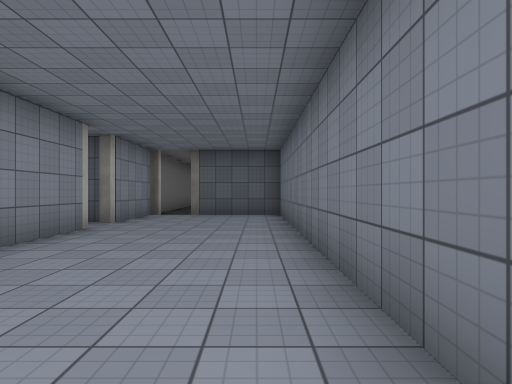
view 1 (above)

21 first-person views from a walk through a scene from a Unity 3-D project. The camera is 1.4 m above the floor, looks level and sees 75° across. Doors are open. The floor is counted in squares, 2 m on a side. Each view is taken from the middle of a square. On the plan, view 1 faces up. The plan holds only what a view shows up to about 10 squares ahead; the rest is blank. The place goes on beyond the plan. The player is left out. Some surface patterns are stand-ins.

view 2
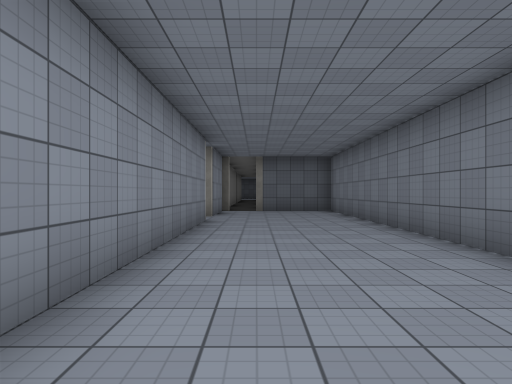

view 3
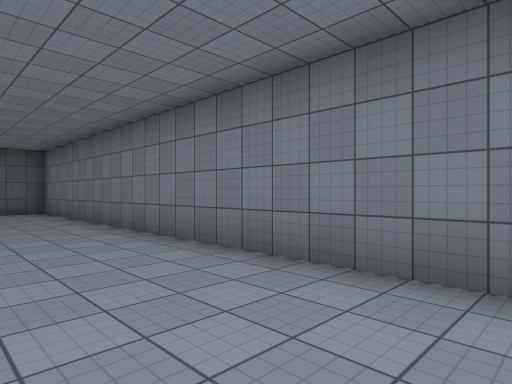

view 4
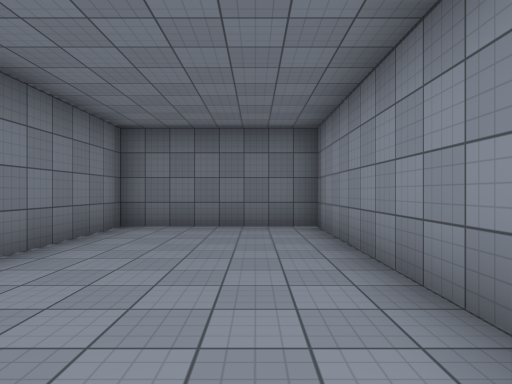

view 5
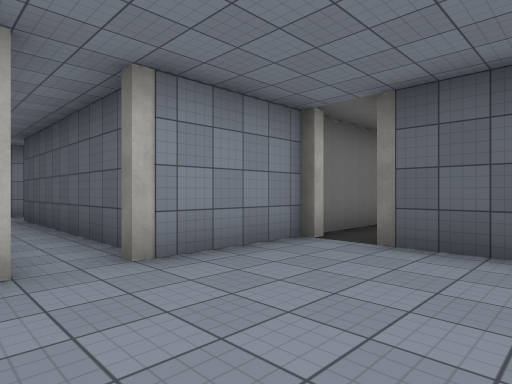

view 6
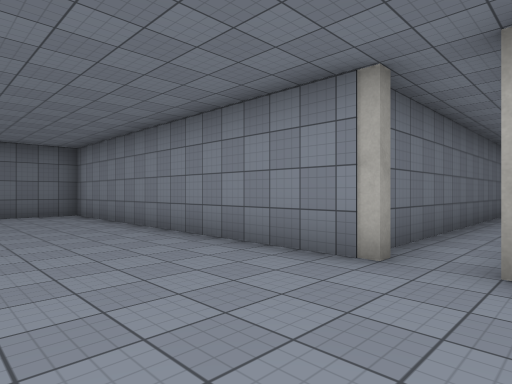

view 7
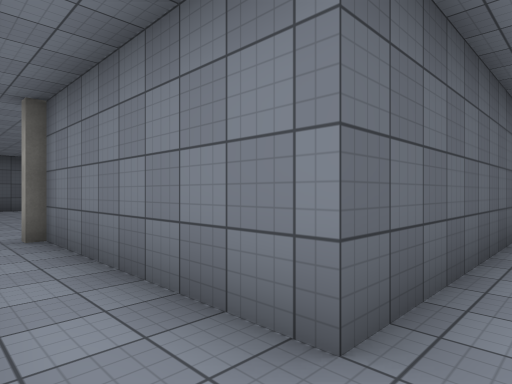

view 8
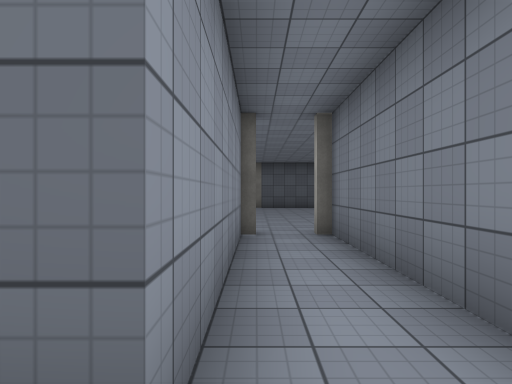

view 9
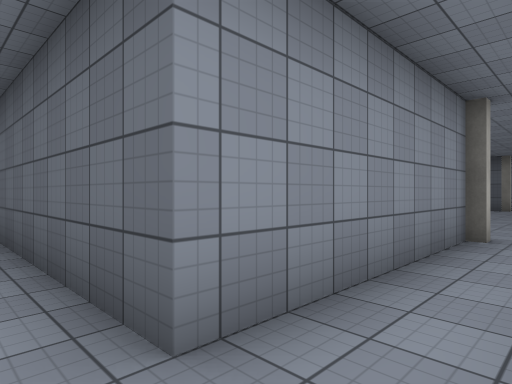

view 10
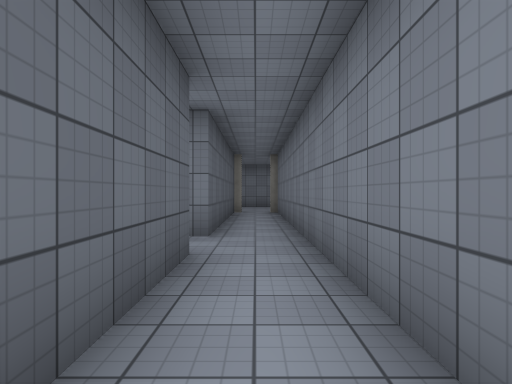

view 11
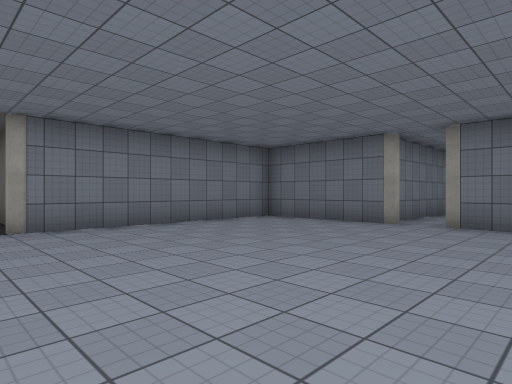

view 12
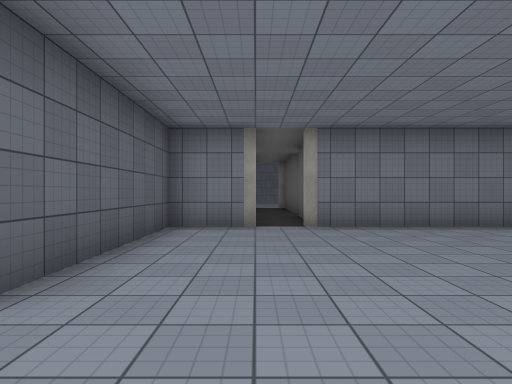

view 13
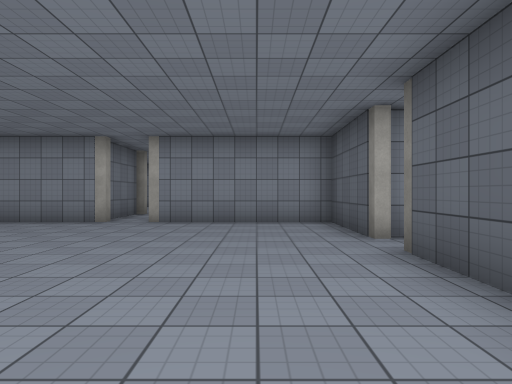

view 14
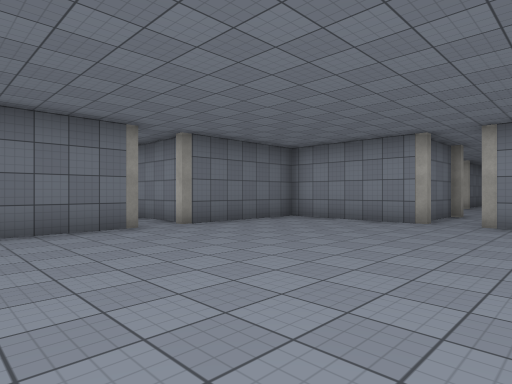

view 15
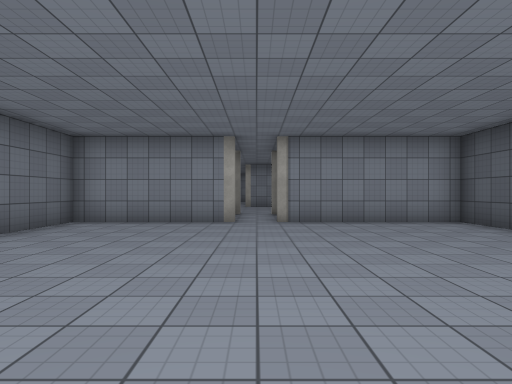

view 16
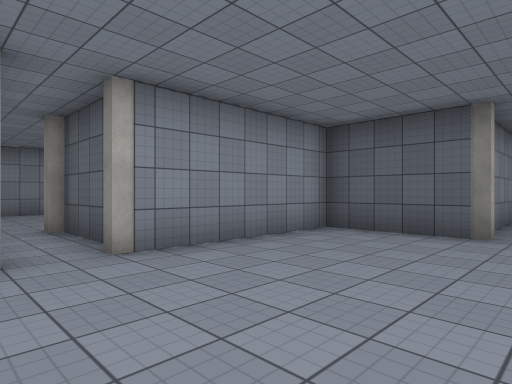

view 17
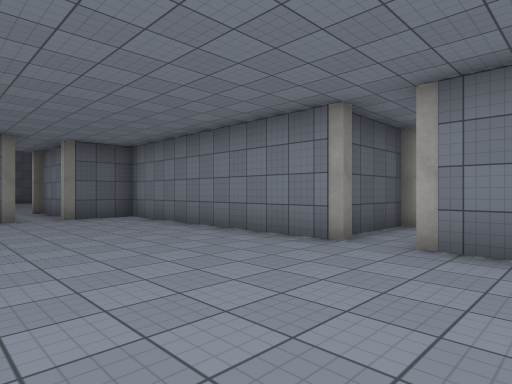

view 18
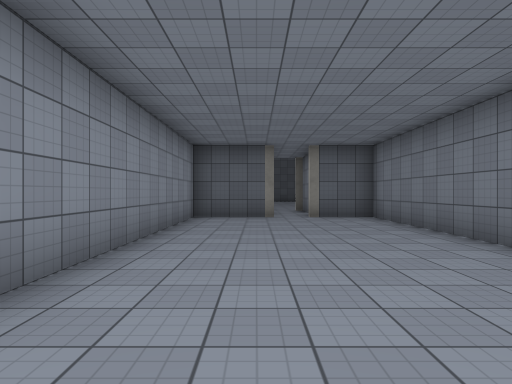

view 19
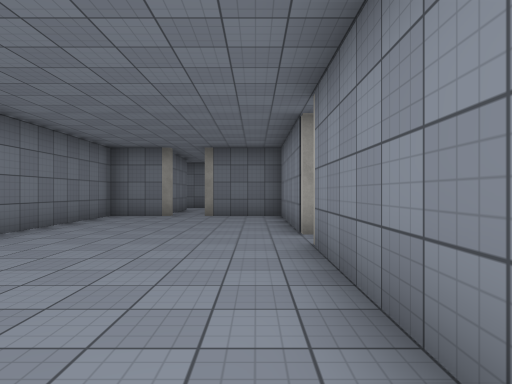

view 20
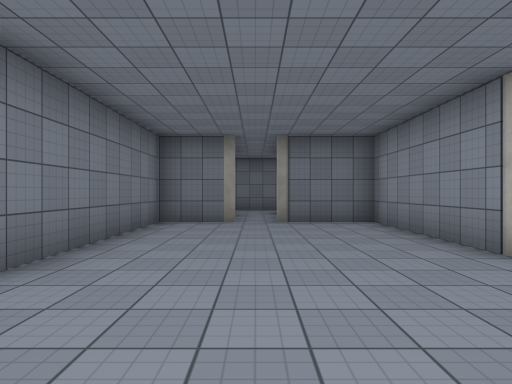

view 21
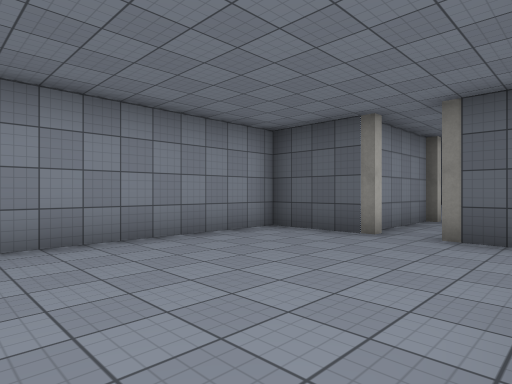

### Floor plan
Ten units are one square. View 1 is at (0, 0); x grows to the right and y downward. Boxes are objects, and circles mark ways between rooms. Rooms are numbered by the first view taken in them; rooms with no view inside come last. Other rooms are left out.
<svg viewBox="-235 -280 248 312">
<path fill="none" stroke="#000" d="M-32 -65 -32 27 8 27 8 -100M0 -103 -20 -103M-32 -104 -32 -75M-116 -62 -41 -62M-112 -125 -112 -77M-36 -77 -97 -77 -97 -125M-141 -62 -116 -62M-112 -77 -157 -77M-148 -166 -148 -128 -110 -128M-101 -128 -63 -128 -63 -190M-120 -218 -148 -218 -148 -177M-63 -200 -63 -218 -110 -218M-228 -155 -228 -112 -205 -112M-148 -177 -177 -177 -177 -243 -195 -243M-204 -243 -228 -243 -228 -165M-195 -112 -177 -112 -177 -163 -156 -163M-192 -255 -192 -265M-207 -275 -207 -250"/>
<circle cx="-40" cy="-70" r="3" fill="#2a7"/>
<circle cx="-120" cy="-70" r="3" fill="#2a7"/>
<circle cx="-100" cy="-120" r="3" fill="#2a7"/>
<circle cx="-150" cy="-170" r="3" fill="#2a7"/>
<text x="-10" y="-40">1</text>
<text x="-100" y="-80">2</text>
<text x="-160" y="-60">3</text>
<text x="-110" y="-170">4</text>
<text x="-200" y="-180">5</text>
</svg>
Room 1 opens to room 2. Room 2 opens to room 3. Room 2 opens to room 4. Room 4 opens to room 5.

Where each view was taken, in squares from view 1:
view 1: 0 up, 0 right, facing up
view 2: 2 down, 2 left, facing up
view 3: 2 down, 2 left, facing up-right
view 4: 4 up, 2 left, facing down
view 5: 6 up, 0 right, facing up-left
view 6: 8 up, 0 right, facing down-left
view 7: 7 up, 11 left, facing up-right
view 8: 7 up, 11 left, facing up
view 9: 7 up, 10 left, facing up-left
view 10: 7 up, 15 left, facing right
view 11: 20 up, 13 left, facing down-right
view 12: 20 up, 13 left, facing right
view 13: 20 up, 7 left, facing left
view 14: 19 up, 7 left, facing down-left
view 15: 17 up, 7 left, facing left
view 16: 16 up, 11 left, facing up-left
view 17: 15 up, 22 left, facing up-right
view 18: 15 up, 21 left, facing up
view 19: 21 up, 22 left, facing down
view 20: 19 up, 20 left, facing down
view 21: 19 up, 18 left, facing up-left
